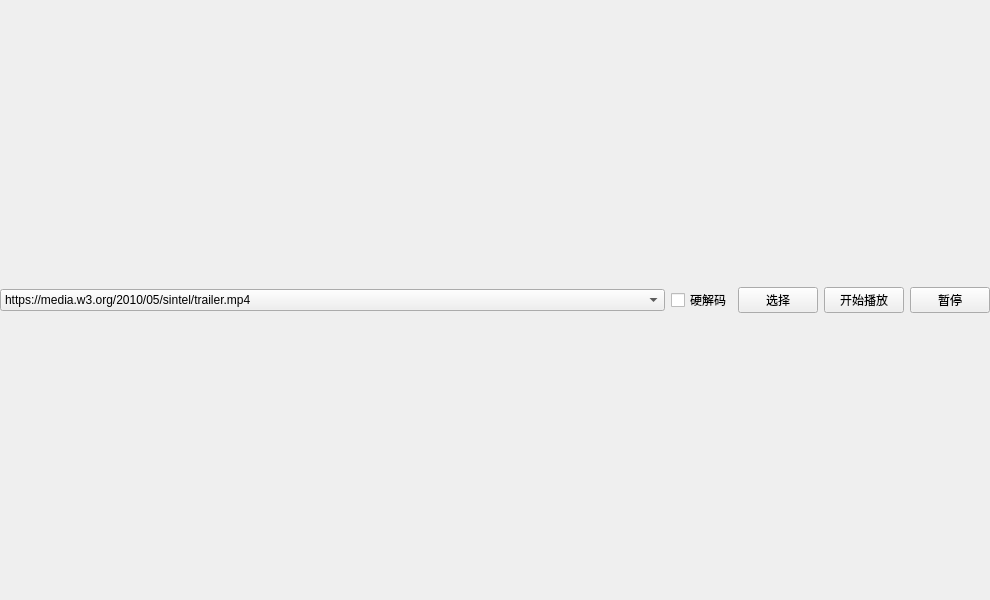
<?xml version="1.0" encoding="UTF-8"?>
<ui version="4.0">
 <class>MainWindow</class>
 <widget class="QMainWindow" name="MainWindow">
  <property name="geometry">
   <rect>
    <x>0</x>
    <y>0</y>
    <width>990</width>
    <height>600</height>
   </rect>
  </property>
  <property name="windowTitle">
   <string>MainWindow</string>
  </property>
  <widget class="QWidget" name="centralwidget">
   <layout class="QVBoxLayout" name="verticalLayout">
    <property name="leftMargin">
     <number>0</number>
    </property>
    <property name="topMargin">
     <number>0</number>
    </property>
    <property name="rightMargin">
     <number>0</number>
    </property>
    <property name="bottomMargin">
     <number>0</number>
    </property>
    <item>
     <layout class="QHBoxLayout" name="horizontalLayout">
      <item>
       <widget class="QComboBox" name="com_url">
        <item>
         <property name="text">
          <string>https://media.w3.org/2010/05/sintel/trailer.mp4</string>
         </property>
        </item>
       </widget>
      </item>
      <item>
       <widget class="QCheckBox" name="check_HW">
        <property name="sizePolicy">
         <sizepolicy hsizetype="Fixed" vsizetype="Fixed">
          <horstretch>0</horstretch>
          <verstretch>0</verstretch>
         </sizepolicy>
        </property>
        <property name="text">
         <string>硬解码</string>
        </property>
       </widget>
      </item>
      <item>
       <widget class="QPushButton" name="but_file">
        <property name="sizePolicy">
         <sizepolicy hsizetype="Fixed" vsizetype="Fixed">
          <horstretch>0</horstretch>
          <verstretch>0</verstretch>
         </sizepolicy>
        </property>
        <property name="text">
         <string>选择</string>
        </property>
       </widget>
      </item>
      <item>
       <widget class="QPushButton" name="but_open">
        <property name="sizePolicy">
         <sizepolicy hsizetype="Fixed" vsizetype="Fixed">
          <horstretch>0</horstretch>
          <verstretch>0</verstretch>
         </sizepolicy>
        </property>
        <property name="text">
         <string>开始播放</string>
        </property>
       </widget>
      </item>
      <item>
       <widget class="QPushButton" name="but_pause">
        <property name="sizePolicy">
         <sizepolicy hsizetype="Fixed" vsizetype="Fixed">
          <horstretch>0</horstretch>
          <verstretch>0</verstretch>
         </sizepolicy>
        </property>
        <property name="text">
         <string>暂停</string>
        </property>
       </widget>
      </item>
     </layout>
    </item>
   </layout>
  </widget>
 </widget>
 <resources/>
 <connections/>
</ui>
